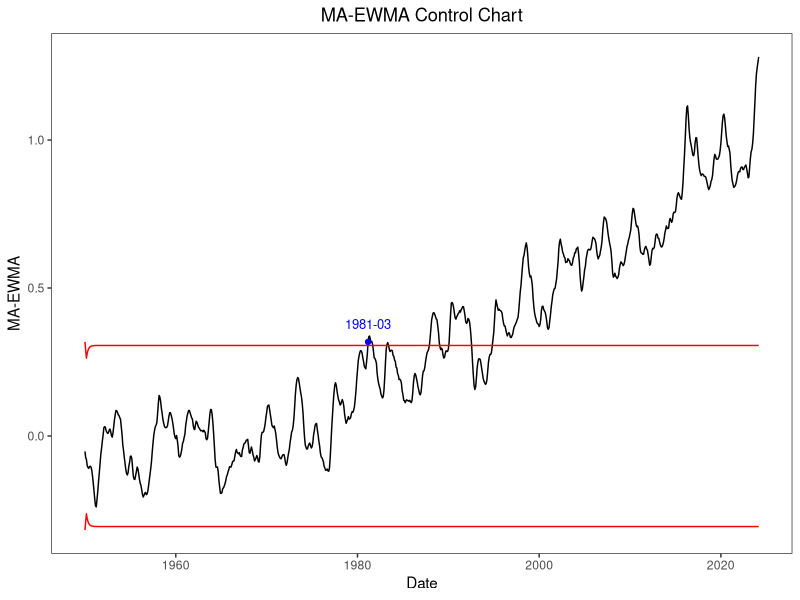

This figure's R source:
library(readr)
library(ggplot2)

# Load data
Global <- read_csv("Global.csv")
Global <- Global[841:nrow(Global),]

month_map <- c("Jan" = 1, "Feb" = 2, "Mar" = 3, "Apr" = 4, "May" = 5, "Jun" = 6, 
               "Jul" = 7, "Aug" = 8, "Sep" = 9, "Oct" = 10, "Nov" = 11, "Dec" = 12)

Global$Month <- month_map[Global$Month]
Global$Date <- as.Date(paste(Global$Year, Global$Month, "1", sep = "-"))

x = Global$value
mu = 0
sigma = sd(x)
n = length(x)

# set parameter
q=0.8
alpha=1
window=3
L=4.2856

# calculate weight of GWMA
wt = vj = c()
for(i in 1:n){ wt[i] = q^((i-1)^alpha)-q^(i^alpha) }
for(j in 1:n){
  if(j >= window){
    vj[j] = sum(wt[1:j]*wt[1:j])*(sigma^2) / window
  }
  else{
    vj[j] = sum(wt[1:j]*wt[1:j])*(sigma^2) / j 
  }
}

# compute statistic of MA-EWMA, UCL and LCL
ma_ewma=ucl=lcl=y=c()
for(j in 1:n){
  zsum = sum(wt[1:j]*x[j:1]) + mu*(q^(j^alpha))
  y = c(y, zsum)
  if(j < window){
    ma = mean(y[1:j])
  }
  else{
    ma = mean(y[(j-window+1):j])
  }
  ma_ewma[j] = ma
  ucl[j] = mu+L*sqrt(vj[j])
  lcl[j] = mu-L*sqrt(vj[j])
}

# Find the first index that exceeds the control limit
exceed_indices <- which(ma_ewma > ucl)[1]

ma_ewma_df <- data.frame(Date = Global$Date, MA_EWMA=ma_ewma, UCL = ucl, LCL = lcl)

# plot result
ggplot(ma_ewma_df, aes(x = Date)) +
  geom_line(aes(y = MA_EWMA), color = "black") +
  geom_line(aes(y = UCL), color = "red", linetype = "solid") +
  geom_line(aes(y = LCL), color = "red", linetype = "solid") +
  labs(x = "Date", y = "MA-EWMA", title = "MA-EWMA Control Chart") +
  theme_bw() + 
  theme(panel.grid=element_blank())+
  theme(plot.title = element_text(hjust = 0.5))+
  geom_text(data = ma_ewma_df[exceed_indices, ], aes(x = Date, y = MA_EWMA, label = format(Date, "%Y-%m")), vjust = -1.3,hjust=0.5, color = "blue",size=3.3)+
  geom_point(data = ma_ewma_df[exceed_indices, ], aes(x = Date, y = MA_EWMA), color = "blue", size = 1.5)

  





